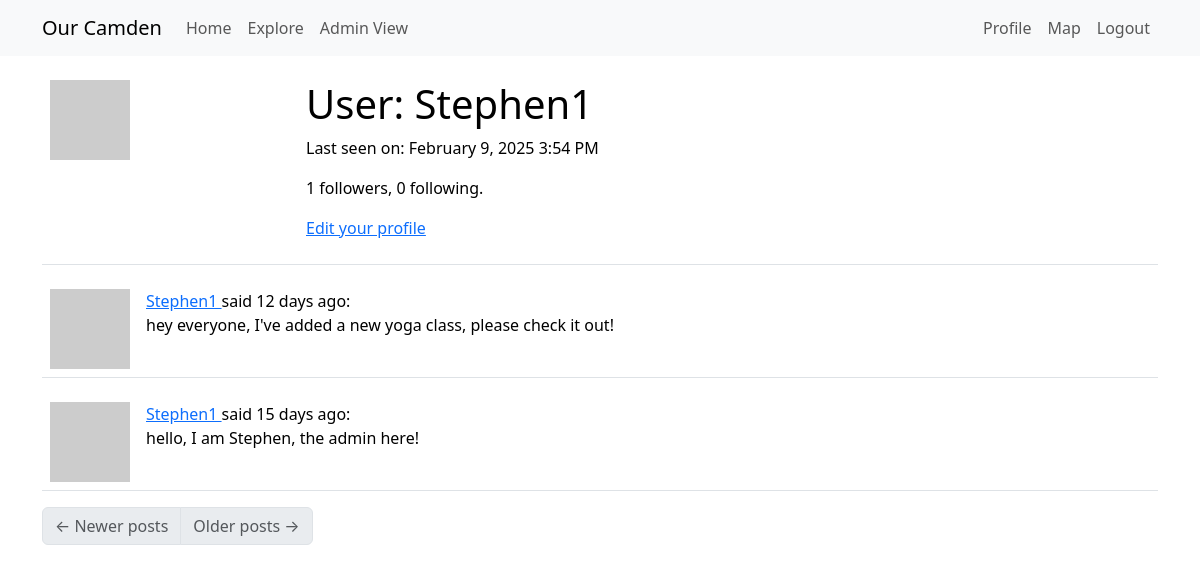
Before: /user/Stephen1 (signed in) with the older database file.
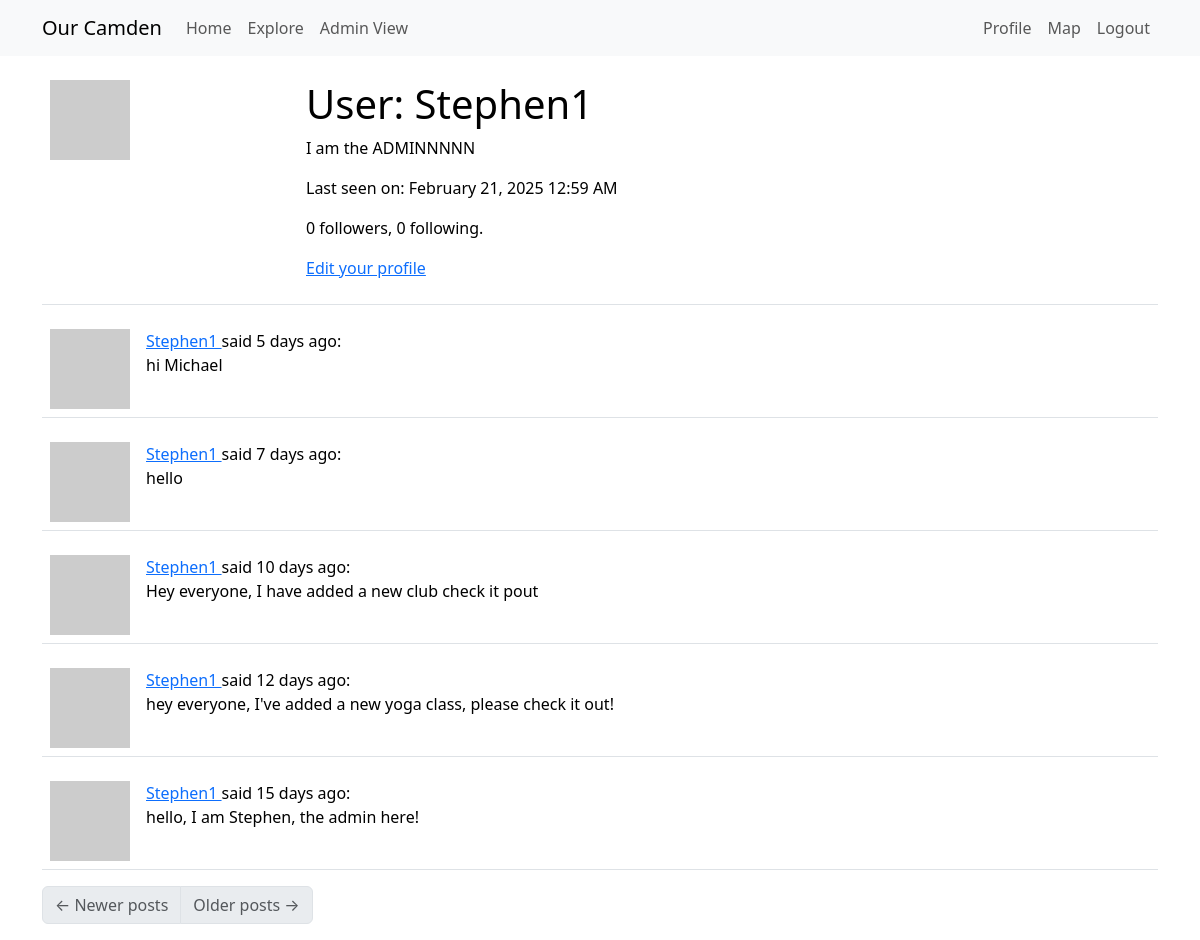
After: the same page with the newer database file.
### app/models.py (models this page shows, shortened)
class User(UserMixin, db.Model):
    __tablename__ = "User"
    __searchable__ = ['username', 'email']
    id: so.Mapped[int] = so.mapped_column(primary_key=True) # so.Mapped gives a python data type to the attr, so.mapped_column creates the actual column
    access_level: so.Mapped[int] = so.mapped_column(
        default=0,  # Default to 0 (logged-in User)
        nullable=False
    )
    username: so.Mapped[str] = so.mapped_column(sa.String(64), index=True,
                                                unique=True)
    email: so.Mapped[str] = so.mapped_column(sa.String(120), index=True,
                                             unique=True)
    password_hash: so.Mapped[Optional[str]] = so.mapped_column(sa.String(256)) #attr can be defined as Optional
    about_me: so.Mapped[Optional[str]] = so.mapped_column(sa.String(140))
    last_seen: so.Mapped[Optional[datetime]] = so.mapped_column(
        default=lambda: datetime.now(timezone.utc))
    posts: so.WriteOnlyMapped['Post'] = so.relationship(
        back_populates='author',
        passive_deletes=True) #back_populates links Posts.author to User.posts
    following: so.WriteOnlyMapped['User'] = so.relationship(
        secondary=followers, primaryjoin=(followers.c.follower_id == id), # establish link between User and Follower tables, where the id matches (all the Users this current User follows)
        secondaryjoin=(followers.c.followed_id == id), #links followers back to Users. identifies all Users who are followed by the current User
        back_populates='followers',
        passive_deletes=True) #links User.following to Follower.followers (who the User is following)
    followers: so.WriteOnlyMapped['User'] = so.relationship(
        secondary=followers, primaryjoin=(followers.c.followed_id == id),
        secondaryjoin=(followers.c.follower_id == id),
        back_populates='following',
        passive_deletes=True) #same but for who the User is being followed by
    Markers: so.Mapped["Marker"] = so.relationship(
        "Marker",
        back_populates="creator",  # Links to the `Marker.creator` relationship
    )
    def avatar(self, size):
        digest = md5(self.email.lower().encode('utf-8')).hexdigest()
        return f'https://www.gravatar.com/avatar/{digest}?d=identicon&s={size}' #provides an automatic avatar
    def followers_count(self):
        query = sa.select(sa.func.count()).select_from(
            self.followers.select().subquery())
        return db.session.scalar(query)
    def following_count(self):
        query = sa.select(sa.func.count()).select_from(
            self.following.select().subquery())
        return db.session.scalar(query)

class Post(db.Model):
    __searchable__ = ['body']  # Fields to index
    id: so.Mapped[int] = so.mapped_column(primary_key=True)
    body: so.Mapped[str] = so.mapped_column(sa.String(140))
    timestamp: so.Mapped[datetime] = so.mapped_column(index=True, default=lambda: datetime.now(timezone.utc))
    user_id: so.Mapped[int] = so.mapped_column(sa.ForeignKey(User.id, ondelete='CASCADE'),index=True)
    author: so.Mapped[User] = so.relationship(back_populates='posts', passive_deletes=True)

### app/routes.py (the view)
@app.route('/user/<username>')
@login_required
def user(username):
    user = db.first_or_404(sa.select(User).where(User.username == username)) #get the matching user otherwise return a 404 invalid page error
    page = request.args.get('page', 1, type=int)
    query = user.posts.select().order_by(Post.timestamp.desc())
    posts = db.paginate(query, page=page,
                        per_page=app.config['POSTS_PER_PAGE'],
                        error_out=False) # collect + paginate all the current user’s posts in descending time order
    next_url = url_for('user', username=user.username, page=posts.next_num) \
        if posts.has_next else None
    prev_url = url_for('user', username=user.username, page=posts.prev_num) \
        if posts.has_prev else None
    form = EmptyForm() # provide a submit button to follow/unfollow users
    return render_template('user.html', user=user, posts=posts.items,
                           next_url=next_url, prev_url=prev_url, form=form)

### app/models.py (called while the page is built)
@login.user_loader
def load_User(id):
    return db.session.get(User, int(id))

### app/routes.py (called while the page is built)
@app.before_request
def before_request(): # if user is logged in, record the time they log in, update database
    if current_user.is_authenticated:
        current_user.last_seen = datetime.now(timezone.utc)
        db.session.commit()

### app/templates/user.html (shortened to what this page needs)
{% extends "base.html" %}
{% block content %}
    <table class="table table-hover">
        <tr>
            <td width="256px"><img src="{{ user.avatar(256) }}"></td>
            <td>
                <h1>User: {{ user.username }}</h1>
                {% if user.about_me %}<p>{{ user.about_me }}</p>{% endif %}
                {% if user.last_seen %}
                <p>Last seen on: {{ moment(user.last_seen).format('LLL') }}</p>
                {% endif %}
                <p>{{ user.followers_count() }} followers, {{ user.following_count() }} following.</p>
                {% if user == current_user %}
                <p><a href="{{ url_for('edit_profile') }}">Edit your profile</a></p>
                {% endif %}
            </td>
        </tr>
    </table>
    {% for post in posts %}
        {% include '_post.html' %}
    {% endfor %}
    <nav aria-label="Post navigation">
        <ul class="pagination">
            <li class="page-item{% if not prev_url %} disabled{% endif %}">
                <a class="page-link" href="{{ prev_url }}">
                    <span aria-hidden="true">&larr;</span> Newer posts
                </a>
            </li>
            <li class="page-item{% if not next_url %} disabled{% endif %}">
                <a class="page-link" href="{{ next_url }}">
                    Older posts <span aria-hidden="true">&rarr;</span>
                </a>
            </li>
        </ul>
    </nav>
{% endblock %}

### app/templates/base.html (shortened to what this page needs)
<!doctype html>
<html lang="en">
  <head>
    <link rel="stylesheet" href="https://unpkg.com/leaflet@1.9.4/dist/leaflet.css"
/>
    <link
        href="https://cdn.jsdelivr.net/npm/bootstrap@5.3.2/dist/css/bootstrap.min.css"
        rel="stylesheet"
>
    <link rel="stylesheet" href="https://unpkg.com/leaflet.markercluster@1.4.1/dist/MarkerCluster.css" />
    <link rel="stylesheet" href="https://unpkg.com/leaflet.markercluster@1.4.1/dist/MarkerCluster.Default.css" />
  </head>
  <body>
    <nav class="navbar navbar-expand-lg bg-body-tertiary">
      <div class="container">
        <a class="navbar-brand" href="{{ url_for('index') }}">Our Camden</a>
        <div class="collapse navbar-collapse" id="navbarSupportedContent">
          <ul class="navbar-nav me-auto mb-2 mb-lg-0">
            <li class="nav-item">
              <a class="nav-link" aria-current="page" href="{{ url_for('index') }}">Home</a>
            </li>
            <li class="nav-item">
              <a class="nav-link" aria-current="page" href="{{ url_for('explore') }}">Explore</a>
            </li>
            {% if current_user.access_level==1 %}
            <li class="nav-item">
              <a class="nav-link" aria-disabled="false" href="{{ url_for('admin_view') }}">Admin View</a>
            </li>
            {% else %}
            <li class="nav-item">
              <a class="nav-link disabled" aria-disabled="true">Admin View</a>
            </li>
            {% endif %}
          </ul>
          <ul class="navbar-nav mb-2 mb-lg-0">
            {% if current_user.is_anonymous %}
            <li class="nav-item">
              <a class="nav-link" aria-current="page" href="{{ url_for('login') }}">Login</a>
            </li>
            {% else %}
            <li class="nav-item">
              <a class="nav-link" aria-current="page" href="{{ url_for('user', username=current_user.username) }}">Profile</a>
            </li>
            <li class="nav-item">
              <a class="nav-link" aria-current="page" href="{{ url_for('map') }}">Map</a>
            </li>
            <li class="nav-item">
              <a class="nav-link" aria-current="page" href="{{ url_for('logout') }}">Logout</a>
            </li>
            {% endif %}
          </ul>
        </div>
      </div>
    </nav>
    <div class="container mt-3">
      {% block content %}{% endblock %}
    </div>
  </body>
</html>

### app/templates/_post.html
<table class="table table-hover">
    <tr>
        <td width="70px">
            <a href="{{ url_for('user', username=post.author.username) }}">
                <img src="{{ post.author.avatar(70) }}" />
            </a>
        </td>
        <td>
            <a href="{{ url_for('user', username=post.author.username) }}">
                {{ post.author.username }}
            </a>
            said {{ moment(post.timestamp).fromNow() }}:
            <br>
            {{ post.body }}
        </td>
    </tr>
</table>

Changed rows visible on the page:
changed User "Stephen1": about_me (not shown) → "I am the ADMINNNNN"; last_seen "February 9, 2025 3:54 PM" → "February 21, 2025 12:59 AM"
added Post: author.username "Stephen1", timestamp "5 days ago", body "hi Michael"
added Post: author.username "Stephen1", timestamp "7 days ago", body "hello"
added Post: author.username "Stephen1", timestamp "10 days ago", body "Hey everyone, I have added a new club check it pout"
Other visible differences:
{{ user.followers_count() }}: "1" → "0"
